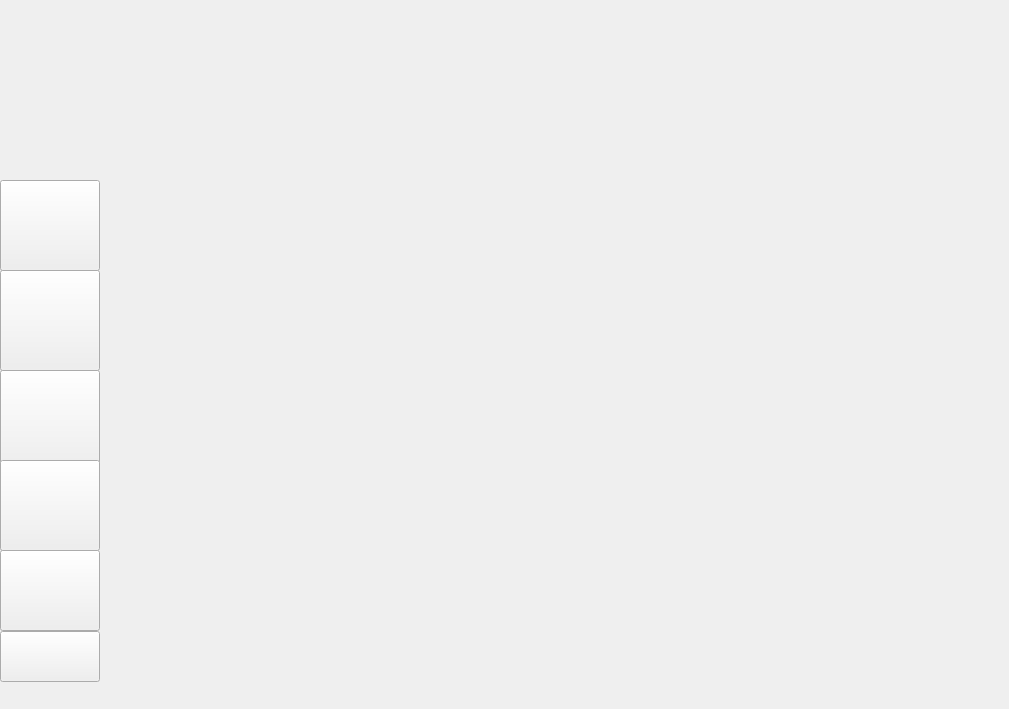
    <widget class="QWidget" name="page_2">
     <widget class="QLabel" name="label_2">
      <property name="geometry">
       <rect>
        <x>0</x>
        <y>0</y>
        <width>1000</width>
        <height>700</height>
       </rect>
      </property>
      <property name="text">
       <string/>
      </property>
      <property name="pixmap">
       <pixmap resource="resources.qrc">:/resources/Cuenta.png</pixmap>
      </property>
      <property name="scaledContents">
       <bool>true</bool>
      </property>
     </widget>
     <widget class="QPushButton" name="alum1Button">
      <property name="geometry">
       <rect>
        <x>0</x>
        <y>180</y>
        <width>100</width>
        <height>91</height>
       </rect>
      </property>
      <property name="text">
       <string/>
      </property>
     </widget>
     <widget class="QPushButton" name="pushButton_18">
      <property name="geometry">
       <rect>
        <x>0</x>
        <y>270</y>
        <width>100</width>
        <height>101</height>
       </rect>
      </property>
      <property name="text">
       <string/>
      </property>
     </widget>
     <widget class="QPushButton" name="pushButton_66">
      <property name="geometry">
       <rect>
        <x>0</x>
        <y>370</y>
        <width>100</width>
        <height>101</height>
       </rect>
      </property>
      <property name="text">
       <string/>
      </property>
     </widget>
     <widget class="QPushButton" name="pushButton_85">
      <property name="geometry">
       <rect>
        <x>0</x>
        <y>460</y>
        <width>100</width>
        <height>91</height>
       </rect>
      </property>
      <property name="text">
       <string/>
      </property>
     </widget>
     <widget class="QPushButton" name="pushButton_157">
      <property name="geometry">
       <rect>
        <x>0</x>
        <y>550</y>
        <width>100</width>
        <height>81</height>
       </rect>
      </property>
      <property name="text">
       <string/>
      </property>
     </widget>
     <widget class="QPushButton" name="pushButton_170">
      <property name="geometry">
       <rect>
        <x>0</x>
        <y>631</y>
        <width>100</width>
        <height>51</height>
       </rect>
      </property>
      <property name="text">
       <string/>
      </property>
     </widget>
    </widget>
